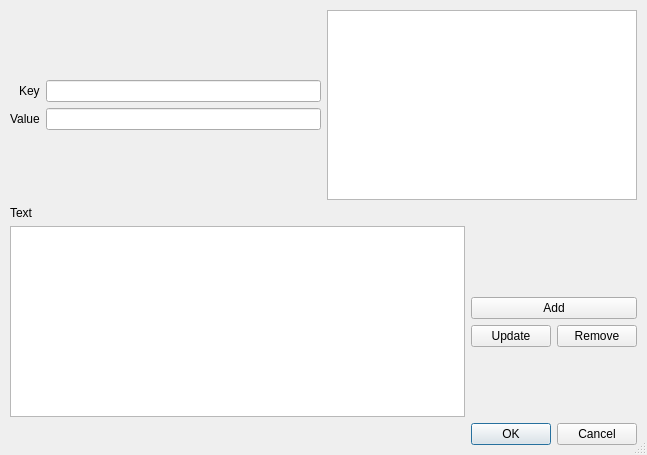
<?xml version="1.0" encoding="UTF-8"?>
<ui version="4.0">
 <class>fso::fred::dialogs::CustomStringsDialog</class>
 <widget class="QDialog" name="fso::fred::dialogs::CustomStringsDialog">
  <property name="windowModality">
   <enum>Qt::WindowModal</enum>
  </property>
  <property name="geometry">
   <rect>
    <x>0</x>
    <y>0</y>
    <width>647</width>
    <height>455</height>
   </rect>
  </property>
  <property name="windowTitle">
   <string>Edit Mission Custom Strings</string>
  </property>
  <property name="sizeGripEnabled">
   <bool>true</bool>
  </property>
  <property name="modal">
   <bool>true</bool>
  </property>
  <layout class="QVBoxLayout" name="verticalLayout">
   <property name="spacing">
    <number>6</number>
   </property>
   <property name="leftMargin">
    <number>10</number>
   </property>
   <property name="topMargin">
    <number>10</number>
   </property>
   <property name="rightMargin">
    <number>10</number>
   </property>
   <property name="bottomMargin">
    <number>10</number>
   </property>
   <item>
    <layout class="QHBoxLayout" name="horizontalLayout">
     <item>
      <layout class="QFormLayout" name="formLayout">
       <property name="labelAlignment">
        <set>Qt::AlignRight|Qt::AlignTrailing|Qt::AlignVCenter</set>
       </property>
       <item row="1" column="0">
        <widget class="QLabel" name="keyLabel">
         <property name="text">
          <string>Key</string>
         </property>
        </widget>
       </item>
       <item row="1" column="1">
        <widget class="QLineEdit" name="keyLineEdit"/>
       </item>
       <item row="2" column="0">
        <widget class="QLabel" name="valueLabel">
         <property name="text">
          <string>Value</string>
         </property>
        </widget>
       </item>
       <item row="2" column="1">
        <widget class="QLineEdit" name="valueLineEdit"/>
       </item>
       <item row="3" column="1">
        <spacer name="verticalSpacer_3">
         <property name="orientation">
          <enum>Qt::Vertical</enum>
         </property>
         <property name="sizeHint" stdset="0">
          <size>
           <width>20</width>
           <height>40</height>
          </size>
         </property>
        </spacer>
       </item>
       <item row="0" column="1">
        <spacer name="verticalSpacer_4">
         <property name="orientation">
          <enum>Qt::Vertical</enum>
         </property>
         <property name="sizeHint" stdset="0">
          <size>
           <width>20</width>
           <height>40</height>
          </size>
         </property>
        </spacer>
       </item>
      </layout>
     </item>
     <item>
      <widget class="QTableView" name="stringsTableView">
       <property name="sizePolicy">
        <sizepolicy hsizetype="Expanding" vsizetype="Expanding">
         <horstretch>0</horstretch>
         <verstretch>0</verstretch>
        </sizepolicy>
       </property>
      </widget>
     </item>
    </layout>
   </item>
   <item>
    <widget class="QLabel" name="label_3">
     <property name="text">
      <string>Text</string>
     </property>
    </widget>
   </item>
   <item>
    <layout class="QHBoxLayout" name="horizontalLayout_2">
     <item>
      <widget class="QPlainTextEdit" name="stringTextEdit"/>
     </item>
     <item>
      <layout class="QGridLayout" name="gridLayout">
       <property name="sizeConstraint">
        <enum>QLayout::SetDefaultConstraint</enum>
       </property>
       <item row="0" column="0" colspan="2">
        <spacer name="verticalSpacer">
         <property name="orientation">
          <enum>Qt::Vertical</enum>
         </property>
         <property name="sizeHint" stdset="0">
          <size>
           <width>20</width>
           <height>40</height>
          </size>
         </property>
        </spacer>
       </item>
       <item row="2" column="0">
        <widget class="QPushButton" name="updateButton">
         <property name="text">
          <string>Update</string>
         </property>
        </widget>
       </item>
       <item row="1" column="0" colspan="2">
        <widget class="QPushButton" name="addButton">
         <property name="sizePolicy">
          <sizepolicy hsizetype="Minimum" vsizetype="Fixed">
           <horstretch>0</horstretch>
           <verstretch>0</verstretch>
          </sizepolicy>
         </property>
         <property name="text">
          <string>Add</string>
         </property>
        </widget>
       </item>
       <item row="2" column="1">
        <widget class="QPushButton" name="removeButton">
         <property name="text">
          <string>Remove</string>
         </property>
        </widget>
       </item>
       <item row="3" column="0" colspan="2">
        <spacer name="verticalSpacer_2">
         <property name="orientation">
          <enum>Qt::Vertical</enum>
         </property>
         <property name="sizeHint" stdset="0">
          <size>
           <width>20</width>
           <height>40</height>
          </size>
         </property>
        </spacer>
       </item>
      </layout>
     </item>
    </layout>
   </item>
   <item>
    <widget class="QDialogButtonBox" name="okAndCancelButtons">
     <property name="sizePolicy">
      <sizepolicy hsizetype="Preferred" vsizetype="Preferred">
       <horstretch>0</horstretch>
       <verstretch>0</verstretch>
      </sizepolicy>
     </property>
     <property name="layoutDirection">
      <enum>Qt::LeftToRight</enum>
     </property>
     <property name="orientation">
      <enum>Qt::Horizontal</enum>
     </property>
     <property name="standardButtons">
      <set>QDialogButtonBox::Cancel|QDialogButtonBox::Ok</set>
     </property>
     <property name="centerButtons">
      <bool>false</bool>
     </property>
    </widget>
   </item>
  </layout>
 </widget>
 <tabstops>
  <tabstop>keyLineEdit</tabstop>
  <tabstop>valueLineEdit</tabstop>
  <tabstop>stringsTableView</tabstop>
  <tabstop>stringTextEdit</tabstop>
  <tabstop>addButton</tabstop>
  <tabstop>updateButton</tabstop>
  <tabstop>removeButton</tabstop>
  <tabstop>okAndCancelButtons</tabstop>
 </tabstops>
 <resources/>
 <connections/>
</ui>
